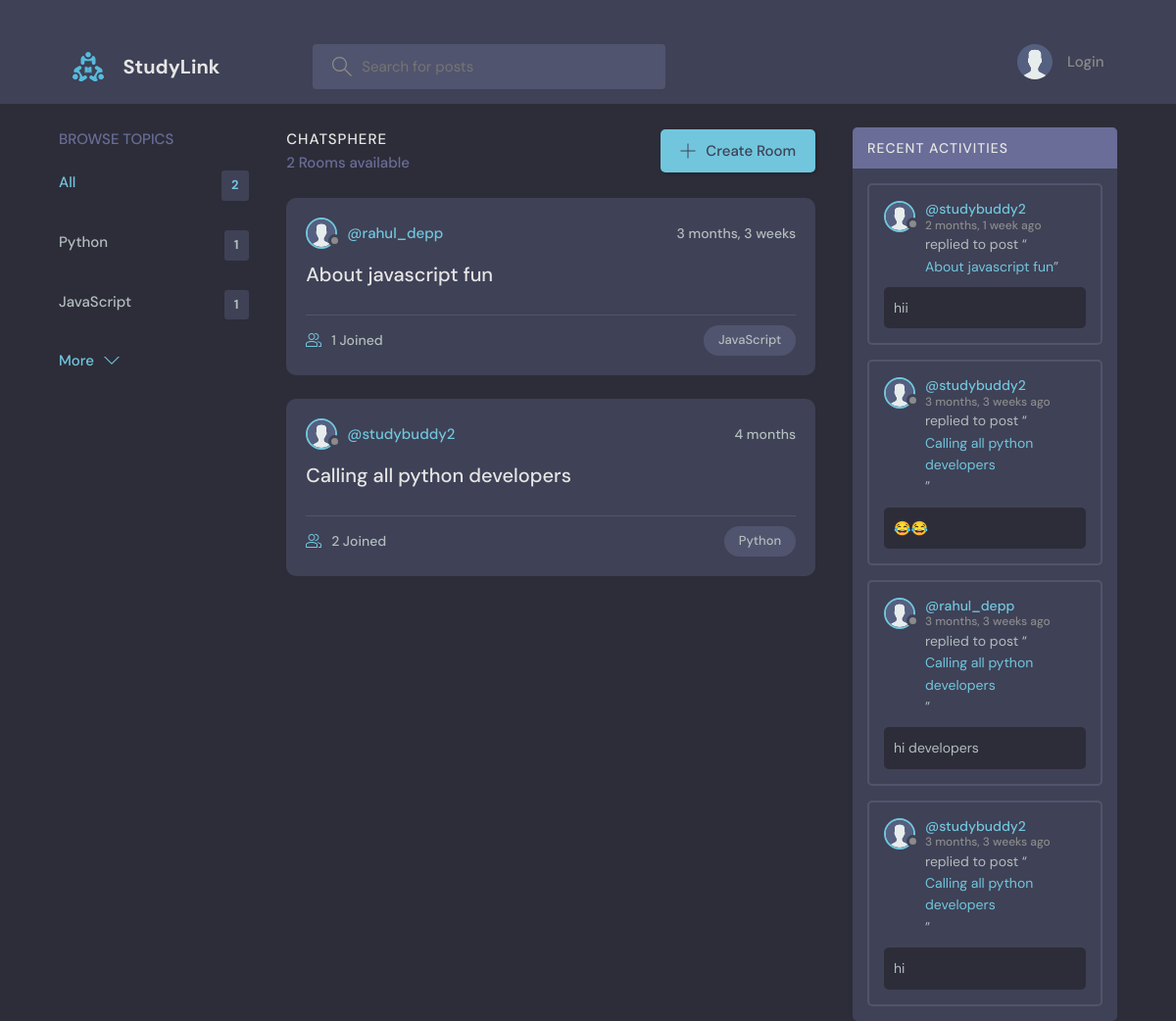
Before: / with the older database file.
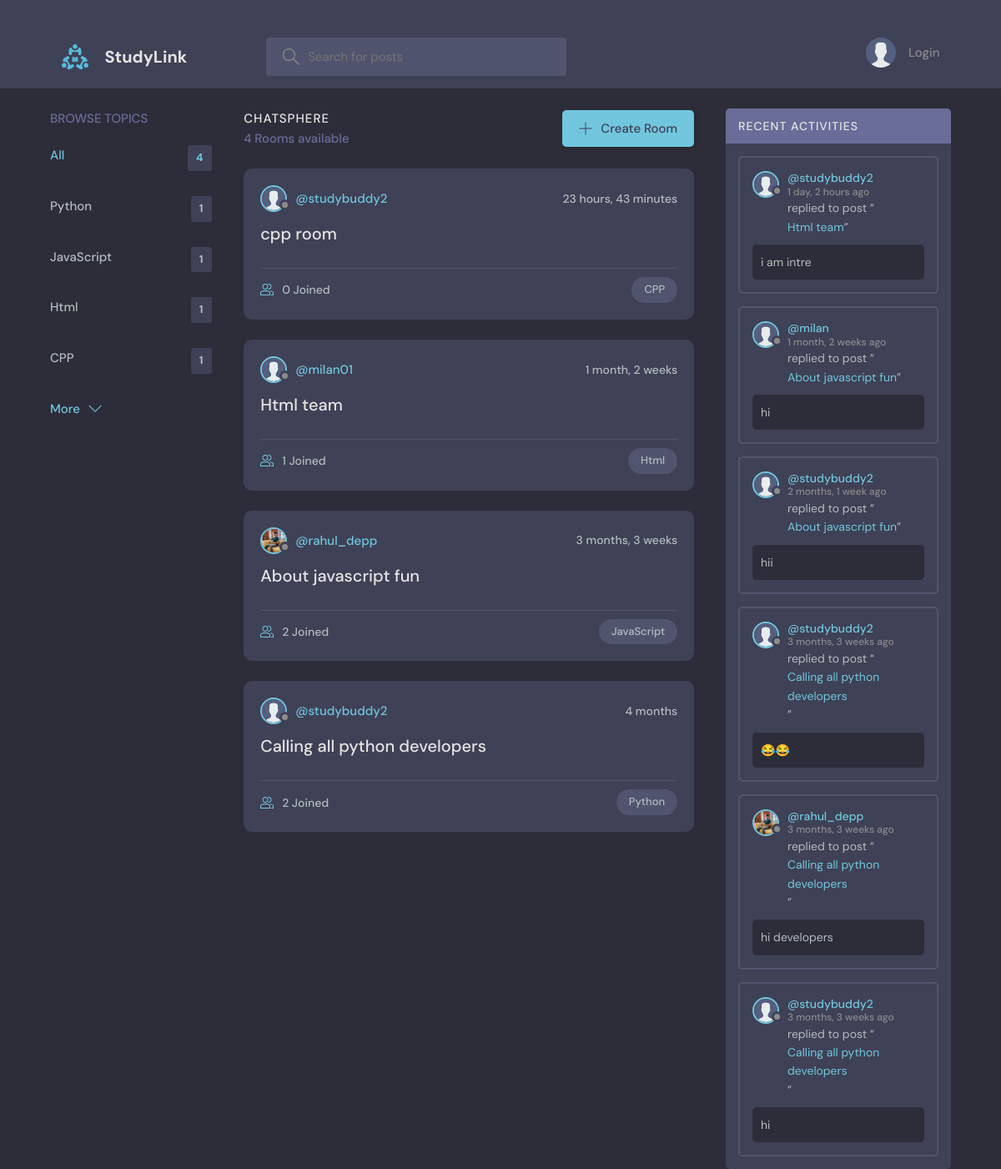
After: the same page with the newer database file.
### base/models.py (models this page shows, shortened)
class Topic(models.Model):
    name=models.CharField(max_length=200)

class Room(models.Model):
    host=models.ForeignKey(User,on_delete=models.SET_NULL,null=True)
    topic=models.ForeignKey(Topic,on_delete=models.SET_NULL,null=True)
    name=models.CharField(max_length=200)
    description=models.TextField(null=True, blank=True)
    participants=models.ManyToManyField(User , related_name='participants', blank=True)
    updated=models.DateTimeField(auto_now=True)
    created=models.DateTimeField(auto_now_add=True)
    class Meta:
        ordering =['-updated', '-created']
    def __str__(self):
        return self.name

class User(AbstractUser):
     name=models.CharField(max_length=200,null=True)
     email=models.EmailField(unique=True,null=True)
     bio=models.TextField(null=True)
     avatar=models.ImageField(null=True,default="avatar.svg")
     USERNAME_FIELD='email'
     REQUIRED_FIELDS=[]

class Message(models.Model):
   user=models.ForeignKey(User,on_delete=models.CASCADE)
   room= models.ForeignKey(Room,on_delete=models.CASCADE)
   body= models.TextField(max_length=1000)
   update=models.DateTimeField(auto_now=True)
   created=models.DateTimeField(auto_now_add=True)
   def __str__(self) :
      return self.body[:50]

### base/views.py (the view)
# urls.py: path('',views.Home,name="Home"),
def Home(request):  # sourcery skip: remove-redundant-slice-index
   q=request.GET.get('q') if request.GET.get('q')!=None else ''
   rooms=Room.objects.filter(Q(topic__name__icontains=q)|Q(name__icontains=q)|
                             Q(description__icontains=q))
   topics=Topic.objects.all()[0:4]
   room_count=rooms.count()
   room_messages=Message.objects.filter(Q(room__topic__name__icontains=q)).order_by('-created')
   context={'rooms':rooms,'topics':topics,'room_count':room_count,'room_messages':room_messages}
   return render(request,'base/home.html',context)

### base/templates/base/home.html (shortened to what this page needs)
{% extends 'main.html' %} {% block content %}
<main class="layout layout--3">
  <div class="container">
    {% include 'base/topics_component.html' %}
    <div class="roomList">
      <div class="roomList__header">
        <div>
          <h2>ChatSphere</h2>
          <p>{{room_count}} Rooms available</p>
        </div>
        <a class="btn btn--main" href="{% url 'create-room' %}">
          <svg
            version="1.1"
            xmlns="http://www.w3.org/2000/svg"
            width="32"
            height="32"
            viewBox="0 0 32 32"
          >
            <title>add</title>
            <path
              d="M16.943 0.943h-1.885v14.115h-14.115v1.885h14.115v14.115h1.885v-14.115h14.115v-1.885h-14.115v-14.115z"
            ></path>
          </svg>
          Create Room
        </a>
      </div>
      {% include 'base/feed_component.html' %}
    </div>
    {% include 'base/activity_component.html' %}
  </div>
</main>
{% endblock%}

### base/templates/base/topics_component.html
<div class="topics">
  <div class="topics__header">
    <h2>Browse Topics</h2>
  </div>
  <ul class="topics__list">
    <li>
      <a href="{% url 'Home' %}" class="active"
        >All <span> {{topics.count}}</span></a
      >
    </li>
    {% for topic in topics%}
    <li>
      <a href="{%url 'Home'%}?q={{topic.name}}">
        {{topic.name}} <span>{{topic.room_set.all.count}}</span></a
      >
    </li>
    {% endfor%}
  </ul>
  <a class="btn btn--link" href="{%url 'topics'%}">
    More
    <svg
      version="1.1"
      xmlns="http://www.w3.org/2000/svg"
      width="32"
      height="32"
      viewBox="0 0 32 32"
    >
      <title>chevron-down</title>
      <path d="M16 21l-13-13h-3l16 16 16-16h-3l-13 13z"></path>
    </svg>
  </a>
</div>

### base/templates/base/feed_component.html (shortened to what this page needs)
{%for it in rooms%}
<div class="roomListRoom">
  <div class="roomListRoom__header">
    <a href="{% url 'user-profile' it.host.id %}" class="roomListRoom__author">
      <div class="avatar avatar--small">
        <img src="{{it.host.avatar.url}}" />
      </div>
      <span>@{{it.host.username}}</span>
    </a>
    <div class="roomListRoom__actions">
      <span> {{it.created|timesince}}</span>
    </div>
  </div>
  <div class="roomListRoom__content">
    <a href="{% url 'Room' it.id %}">{{it.name}} </a>
  </div>
  <div class="roomListRoom__meta">
    <a href="{% url 'Room' it.id %}" class="roomListRoom__joined">
      {{it.participants.all.count}} Joined
    </a>
    <p class="roomListRoom__topic">{{it.topic.name}}</p>
  </div>
</div>
{%endfor%}

### base/templates/base/activity_component.html (shortened to what this page needs)
<div class="activities">
  <div class="activities__header">
    <h2>Recent Activities</h2>
  </div>
  {% for message in room_messages %}
  <div class="activities__box">
    <div class="activities__boxHeader roomListRoom__header">
      <a
        href="{% url 'user-profile' message.user.id %}"
        class="roomListRoom__author"
      >
        <div class="avatar avatar--small">
          <img src="{{message.user.avatar.url}}" />
        </div>
        <p>
          @{{message.user.name}}
          <span>{{message.created|timesince}} ago</span>
        </p>
      </a>
    </div>
    <div class="activities__boxContent">
      <p>
        replied to post “<a href="{% url 'Room' message.room.id %}"
          >{{message.room}}</a
        >”
      </p>
      <div class="activities__boxRoomContent">{{message.body}}</div>
    </div>
  </div>
  {% endfor%}
</div>

Changed rows visible on the page:
added Topic: name "Html", room_set.all.count "1"
added Topic: name "CPP", room_set.all.count "1"
added Room: host.avatar (placeholder picture), host.username "studybuddy2", created "23 hours, 43 minutes", name "cpp room", participants.all.count "0", topic.name "CPP"
added Room: host.avatar (placeholder picture), host.username "milan01", created "1 month, 2 weeks", name "Html team", participants.all.count "1", topic.name "Html"
changed through a linked row, Room "About javascript fun": host.avatar: picture added in place of a placeholder; participants.all.count "1" → "2"
added Message: user.avatar (placeholder picture), user.name "studybuddy2", created "1 day, 2 hours", room "Html team", body "i am intre"
added Message: user.avatar (placeholder picture), user.name "milan", created "1 month, 2 weeks", room "About javascript fun", body "hi"
changed through a linked row, Message "hi developers": user.avatar: picture added in place of a placeholder
Other visible differences:
{{ topics.count }}: "2" → "4"
{{ room_count }}: "2" → "4"
